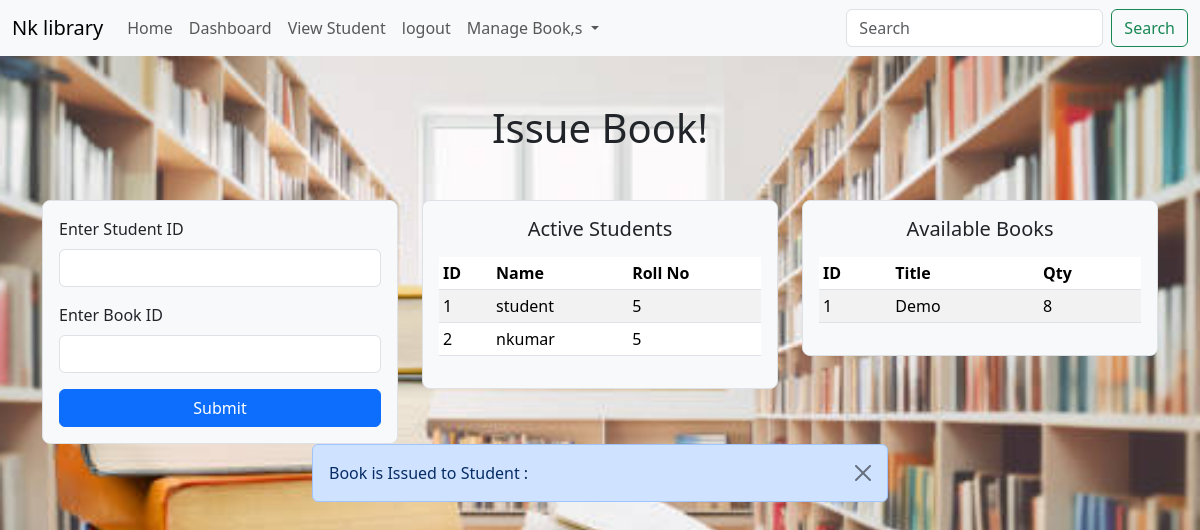
The app's page /Issue_book, older data.
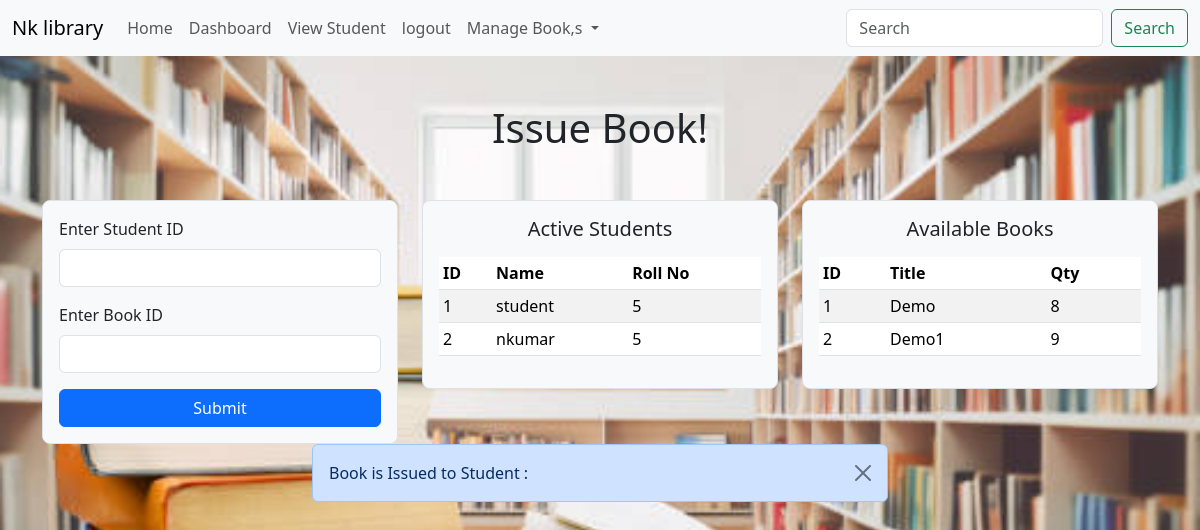
The same page, newer data.
### library.py (models this page shows, shortened)
class Student(db.Model):
   __tablename__="student"
   id=db.Column(db.Integer, primary_key=True)
   Roll_no=db.Column(db.Integer, nullable=False)
   name=db.Column(db.String(100),nullable=False)
   email=db.Column(db.String(120),unique=True)
   password=db.Column(db.String(50), nullable=False)
   is_active=db.Column(db.Boolean,default=True)
   issues= db.relationship('IssueBook', backref='student', lazy=True)

class Book(db.Model):
   __tablename__="book"
   id=db.Column(db.Integer, primary_key=True)
   Title=db.Column(db.String(50),nullable=False)
   Category=db.Column(db.String(50),nullable=False)
   Author=db.Column(db.String(50),nullable=False)
   Quantity=db.Column(db.Integer)
   issues= db.relationship('IssueBook', backref='book', lazy=True)

### library.py (the view, shortened to what this page needs)
@library.route("/Issue_book", methods=["GET","POST"])
def Issue_book():
   q = request.args.get("q", "").strip()
   if q:
      student_filter = or_(
         Student.name.ilike(f"%{q}%"),
         Student.email.ilike(f"%{q}%")
      )
      book_filter = or_(
         Book.Title.ilike(f"%{q}%"),
         Book.Category.ilike(f"%{q}%"),
         Book.Author.ilike(f"%{q}%")
      )
      if q.isdigit():
         val = int(q)
         student_filter = or_(student_filter, Student.id == val, Student.Roll_no == val)
         book_filter = or_(book_filter, Book.id == val)
      students = Student.query.filter(student_filter).all()
      books = Book.query.filter(Book.Quantity > 0, book_filter).all()
   else:
      flash('Book is Issued to Student :')
      students = Student.query.all()
      books = Book.query.filter(Book.Quantity > 0).all()
   return render_template("issue.html",students=students,books=books, q=q)

### library.py (called while the page is built)
@library.before_request
def handle_global_search():
   if request.method == "GET":
      q = request.args.get("q", "").strip()
      if q and request.endpoint not in ["view_book", "view_student", "issued", "Issue_book", "search", "static"]:
         return redirect(url_for("search", q=q))

### templates/issue.html
{% extends "base.html" %}
{% block content %}
<h1 class="text-center mt-5">Issue Book!</h1>
<div class="container mt-5">
  <div class="row">
    <div class="col-md-4">
      <div class="p-3 border bg-light rounded-3">
        <form method="POST" action="{{url_for('Issue_book')}}">
          <div class="mb-3">
            <label class="form-label">Enter Student ID</label>
            <input type="number" class="form-control" name="student_id" required>
          </div>
          <div class="mb-3">
            <label class="form-label">Enter Book ID</label>
            <input type="number" class="form-control" name="book_id" required>
          </div>
          <button type="submit" class="btn btn-primary w-100">Submit</button>
        </form>
      </div>
    </div>
    <div class="col-md-4">
      <div class="p-3 border bg-light rounded-3" style="max-height: 400px; overflow-y: auto;">
        <h5 class="text-center mb-3">Active Students</h5>
        <table class="table table-striped table-sm">
          <thead>
            <tr>
              <th>ID</th>
              <th>Name</th>
              <th>Roll No</th>
            </tr>
          </thead>
          <tbody>
            {% for student in students %}
            <tr>
              <td>{{ student.id }}</td>
              <td>{{ student.name }}</td>
              <td>{{ student.Roll_no }}</td>
            </tr>
            {% else %}
            <tr>
              <td colspan="3" class="text-center">No students found</td>
            </tr>
            {% endfor %}
          </tbody>
        </table>
      </div>
    </div>
    <div class="col-md-4">
      <div class="p-3 border bg-light rounded-3" style="max-height: 400px; overflow-y: auto;">
        <h5 class="text-center mb-3">Available Books</h5>
        <table class="table table-striped table-sm">
          <thead>
            <tr>
              <th>ID</th>
              <th>Title</th>
              <th>Qty</th>
            </tr>
          </thead>
          <tbody>
            {% for book in books %}
            <tr>
              <td>{{ book.id }}</td>
              <td>{{ book.Title }}</td>
              <td>{{ book.Quantity }}</td>
            </tr>
            {% else %}
            <tr>
              <td colspan="3" class="text-center">No books available</td>
            </tr>
            {% endfor %}
          </tbody>
        </table>
      </div>
    </div>
  </div>
</div>
{% with messages = get_flashed_messages() %}
  {% if messages %}
    {% for message in messages %}
    <div class="container w-50">
          <div class="alert alert-primary alert-dismissible fade show" role="alert">
        {{message}}
         <button type="button" class="btn-close" data-bs-dismiss="alert" aria-label="Close"></button>
        </div>
     </div>
    {% endfor %}
  {% endif %}
{% endwith %}
{% endblock %}

Row changes from the older to the newer data that the page shows:
added Book: id "2", Title "Demo1", Quantity "9"
